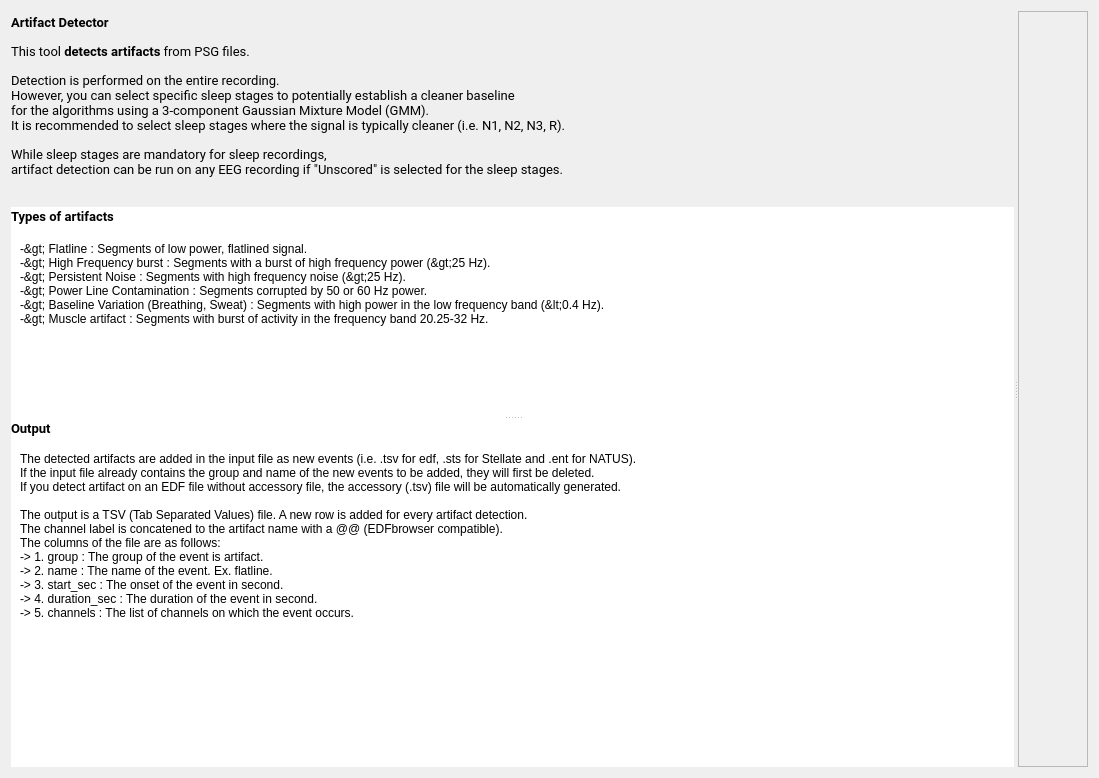
<?xml version="1.0" encoding="UTF-8"?>
<ui version="4.0">
 <class>ArtIntroStepPL</class>
 <widget class="QWidget" name="ArtIntroStepPL">
  <property name="geometry">
   <rect>
    <x>0</x>
    <y>0</y>
    <width>1099</width>
    <height>778</height>
   </rect>
  </property>
  <property name="windowTitle">
   <string>Form</string>
  </property>
  <property name="styleSheet">
   <string notr="true">font: 12pt &quot;Roboto&quot;;</string>
  </property>
  <layout class="QVBoxLayout" name="verticalLayout_7">
   <item>
    <widget class="QSplitter" name="splitter_2">
     <property name="orientation">
      <enum>Qt::Horizontal</enum>
     </property>
     <widget class="QWidget" name="layoutWidget">
      <layout class="QVBoxLayout" name="verticalLayout_6">
       <item>
        <widget class="QLabel" name="label_2">
         <property name="sizePolicy">
          <sizepolicy hsizetype="Preferred" vsizetype="Preferred">
           <horstretch>0</horstretch>
           <verstretch>1</verstretch>
          </sizepolicy>
         </property>
         <property name="minimumSize">
          <size>
           <width>0</width>
           <height>0</height>
          </size>
         </property>
         <property name="maximumSize">
          <size>
           <width>16777215</width>
           <height>170</height>
          </size>
         </property>
         <property name="font">
          <font>
           <family>Roboto</family>
           <pointsize>10</pointsize>
           <weight>50</weight>
           <italic>false</italic>
           <bold>false</bold>
          </font>
         </property>
         <property name="text">
          <string>&lt;html&gt;&lt;head/&gt;&lt;body&gt;&lt;p&gt;&lt;span style=&quot; font-weight:600;&quot;&gt;Artifact Detector&lt;/span&gt;&lt;/p&gt;&lt;p&gt;This tool &lt;span style=&quot; font-weight:600;&quot;&gt;detects artifacts&lt;/span&gt; from PSG files.&lt;/p&gt;&lt;p&gt;Detection is performed on the entire recording. &lt;br/&gt;However, you can select specific sleep stages to potentially establish a cleaner baseline &lt;br/&gt;for the algorithms using a 3-component Gaussian Mixture Model (GMM). &lt;br/&gt;It is recommended to select sleep stages where the signal is typically cleaner (i.e. N1, N2, N3, R). &lt;/p&gt;&lt;p&gt;While sleep stages are mandatory for sleep recordings, &lt;br/&gt;artifact detection can be run on any EEG recording if &amp;quot;Unscored&amp;quot; is selected for the sleep stages.&lt;/p&gt;&lt;/body&gt;&lt;/html&gt;</string>
         </property>
         <property name="textFormat">
          <enum>Qt::AutoText</enum>
         </property>
        </widget>
       </item>
       <item>
        <spacer name="verticalSpacer_3">
         <property name="orientation">
          <enum>Qt::Vertical</enum>
         </property>
         <property name="sizeType">
          <enum>QSizePolicy::Fixed</enum>
         </property>
         <property name="sizeHint" stdset="0">
          <size>
           <width>20</width>
           <height>20</height>
          </size>
         </property>
        </spacer>
       </item>
       <item>
        <widget class="QSplitter" name="splitter">
         <property name="styleSheet">
          <string notr="true">background-color: rgb(255, 255, 255);</string>
         </property>
         <property name="orientation">
          <enum>Qt::Vertical</enum>
         </property>
         <widget class="QWidget" name="layoutWidget">
          <layout class="QVBoxLayout" name="verticalLayout_3">
           <item>
            <widget class="QLabel" name="label">
             <property name="minimumSize">
              <size>
               <width>0</width>
               <height>20</height>
              </size>
             </property>
             <property name="maximumSize">
              <size>
               <width>16777215</width>
               <height>20</height>
              </size>
             </property>
             <property name="font">
              <font>
               <family>Roboto</family>
               <pointsize>10</pointsize>
               <weight>50</weight>
               <italic>false</italic>
               <bold>false</bold>
              </font>
             </property>
             <property name="text">
              <string>&lt;html&gt;&lt;head/&gt;&lt;body&gt;&lt;p&gt;&lt;span style=&quot; font-weight:600;&quot;&gt;Types of artifacts&lt;/span&gt;&lt;/p&gt;&lt;/body&gt;&lt;/html&gt;</string>
             </property>
             <property name="alignment">
              <set>Qt::AlignLeading|Qt::AlignLeft|Qt::AlignVCenter</set>
             </property>
            </widget>
           </item>
           <item>
            <widget class="QScrollArea" name="scrollArea_2">
             <property name="frameShape">
              <enum>QFrame::NoFrame</enum>
             </property>
             <property name="frameShadow">
              <enum>QFrame::Plain</enum>
             </property>
             <property name="lineWidth">
              <number>0</number>
             </property>
             <property name="widgetResizable">
              <bool>true</bool>
             </property>
             <widget class="QWidget" name="scrollAreaWidgetContents_2">
              <property name="geometry">
               <rect>
                <x>0</x>
                <y>0</y>
                <width>1001</width>
                <height>180</height>
               </rect>
              </property>
              <layout class="QVBoxLayout" name="verticalLayout_4">
               <item>
                <widget class="QLabel" name="label_3">
                 <property name="maximumSize">
                  <size>
                   <width>16777215</width>
                   <height>16777215</height>
                  </size>
                 </property>
                 <property name="styleSheet">
                  <string notr="true">background-color: rgb(255, 255, 255);</string>
                 </property>
                 <property name="text">
                  <string>-&gt; Flatline : Segments of low power, flatlined signal.
-&gt; High Frequency burst : Segments with a burst of high frequency power (&gt;25 Hz).
-&gt; Persistent Noise : Segments with high frequency noise (&gt;25 Hz).
-&gt; Power Line Contamination : Segments corrupted by 50 or 60 Hz power.
-&gt; Baseline Variation (Breathing, Sweat) : Segments with high power in the low frequency band (&lt;0.4 Hz).
-&gt; Muscle artifact : Segments with burst of activity in the frequency band 20.25-32 Hz.</string>
                 </property>
                </widget>
               </item>
               <item>
                <spacer name="verticalSpacer">
                 <property name="orientation">
                  <enum>Qt::Vertical</enum>
                 </property>
                 <property name="sizeType">
                  <enum>QSizePolicy::MinimumExpanding</enum>
                 </property>
                 <property name="sizeHint" stdset="0">
                  <size>
                   <width>20</width>
                   <height>10</height>
                  </size>
                 </property>
                </spacer>
               </item>
              </layout>
             </widget>
            </widget>
           </item>
          </layout>
         </widget>
         <widget class="QWidget" name="layoutWidget">
          <layout class="QVBoxLayout" name="verticalLayout_2">
           <property name="spacing">
            <number>6</number>
           </property>
           <item>
            <widget class="QLabel" name="label_4">
             <property name="maximumSize">
              <size>
               <width>16777215</width>
               <height>20</height>
              </size>
             </property>
             <property name="sizeIncrement">
              <size>
               <width>0</width>
               <height>0</height>
              </size>
             </property>
             <property name="font">
              <font>
               <family>Roboto</family>
               <pointsize>10</pointsize>
               <weight>50</weight>
               <italic>false</italic>
               <bold>false</bold>
              </font>
             </property>
             <property name="text">
              <string>&lt;html&gt;&lt;head/&gt;&lt;body&gt;&lt;p&gt;&lt;span style=&quot; font-weight:600;&quot;&gt;Output&lt;/span&gt;&lt;/p&gt;&lt;/body&gt;&lt;/html&gt;</string>
             </property>
             <property name="alignment">
              <set>Qt::AlignLeading|Qt::AlignLeft|Qt::AlignVCenter</set>
             </property>
            </widget>
           </item>
           <item>
            <widget class="QScrollArea" name="scrollArea_3">
             <property name="frameShape">
              <enum>QFrame::NoFrame</enum>
             </property>
             <property name="frameShadow">
              <enum>QFrame::Plain</enum>
             </property>
             <property name="lineWidth">
              <number>0</number>
             </property>
             <property name="widgetResizable">
              <bool>true</bool>
             </property>
             <widget class="QWidget" name="scrollAreaWidgetContents_3">
              <property name="geometry">
               <rect>
                <x>0</x>
                <y>0</y>
                <width>1001</width>
                <height>319</height>
               </rect>
              </property>
              <layout class="QVBoxLayout" name="verticalLayout_5">
               <item>
                <widget class="QLabel" name="label_7">
                 <property name="maximumSize">
                  <size>
                   <width>16777215</width>
                   <height>16777215</height>
                  </size>
                 </property>
                 <property name="styleSheet">
                  <string notr="true">background-color: rgb(255, 255, 255);</string>
                 </property>
                 <property name="text">
                  <string>The detected artifacts are added in the input file as new events (i.e. .tsv for edf, .sts for Stellate and .ent for NATUS).
If the input file already contains the group and name of the new events to be added, they will first be deleted. 
If you detect artifact on an EDF file without accessory file, the accessory (.tsv) file will be automatically generated.

The output is a TSV (Tab Separated Values) file. A new row is added for every artifact detection.
The channel label is concatened to the artifact name with a @@ (EDFbrowser compatible).
The columns of the file are as follows:
-&gt; 1. group : The group of the event is artifact.
-&gt; 2. name : The name of the event. Ex. flatline.
-&gt; 3. start_sec : The onset of the event in second. 
-&gt; 4. duration_sec : The duration of the event in second.
-&gt; 5. channels : The list of channels on which the event occurs.</string>
                 </property>
                </widget>
               </item>
               <item>
                <spacer name="verticalSpacer_4">
                 <property name="orientation">
                  <enum>Qt::Vertical</enum>
                 </property>
                 <property name="sizeType">
                  <enum>QSizePolicy::MinimumExpanding</enum>
                 </property>
                 <property name="sizeHint" stdset="0">
                  <size>
                   <width>20</width>
                   <height>20</height>
                  </size>
                 </property>
                </spacer>
               </item>
              </layout>
             </widget>
            </widget>
           </item>
          </layout>
         </widget>
        </widget>
       </item>
      </layout>
     </widget>
     <widget class="QScrollArea" name="scrollArea">
      <property name="widgetResizable">
       <bool>true</bool>
      </property>
      <widget class="QWidget" name="scrollAreaWidgetContents">
       <property name="geometry">
        <rect>
         <x>0</x>
         <y>0</y>
         <width>1042</width>
         <height>929</height>
        </rect>
       </property>
       <layout class="QVBoxLayout" name="verticalLayout">
        <item>
         <widget class="QLabel" name="label_6">
          <property name="text">
           <string/>
          </property>
          <property name="pixmap">
           <pixmap resource="intro_res_rc.qrc">:/intro/2_amplitude_v2.png</pixmap>
          </property>
          <property name="alignment">
           <set>Qt::AlignCenter</set>
          </property>
         </widget>
        </item>
        <item>
         <widget class="QLabel" name="label_8">
          <property name="text">
           <string/>
          </property>
          <property name="pixmap">
           <pixmap resource="intro_res_rc.qrc">:/intro/3_burst_noise_v2.png</pixmap>
          </property>
          <property name="alignment">
           <set>Qt::AlignCenter</set>
          </property>
         </widget>
        </item>
        <item>
         <widget class="QLabel" name="label_5">
          <property name="sizePolicy">
           <sizepolicy hsizetype="Expanding" vsizetype="Preferred">
            <horstretch>0</horstretch>
            <verstretch>0</verstretch>
           </sizepolicy>
          </property>
          <property name="text">
           <string/>
          </property>
          <property name="pixmap">
           <pixmap resource="intro_res_rc.qrc">:/intro/3b_persistent_noise.png</pixmap>
          </property>
          <property name="alignment">
           <set>Qt::AlignCenter</set>
          </property>
         </widget>
        </item>
        <item>
         <widget class="QLabel" name="label_9">
          <property name="text">
           <string/>
          </property>
          <property name="pixmap">
           <pixmap resource="intro_res_rc.qrc">:/intro/4_powerLine_v2.png</pixmap>
          </property>
          <property name="alignment">
           <set>Qt::AlignCenter</set>
          </property>
         </widget>
        </item>
        <item>
         <widget class="QLabel" name="label_10">
          <property name="text">
           <string/>
          </property>
          <property name="pixmap">
           <pixmap resource="intro_res_rc.qrc">:/intro/5_BSLVar_v2.png</pixmap>
          </property>
          <property name="alignment">
           <set>Qt::AlignCenter</set>
          </property>
         </widget>
        </item>
        <item>
         <widget class="QLabel" name="label_11">
          <property name="text">
           <string/>
          </property>
          <property name="pixmap">
           <pixmap resource="intro_res_rc.qrc">:/intro/6_muscular_v2.png</pixmap>
          </property>
          <property name="alignment">
           <set>Qt::AlignCenter</set>
          </property>
         </widget>
        </item>
       </layout>
      </widget>
     </widget>
    </widget>
   </item>
  </layout>
 </widget>
 <resources>
  <include location="intro_res_rc.qrc"/>
  <include location="../../../../../scinodes_poc/src/main/python/ui/themes/themes.qrc"/>
 </resources>
 <connections/>
 <slots>
  <slot>on_choose()</slot>
  <slot>on_input_format_changed()</slot>
 </slots>
</ui>
